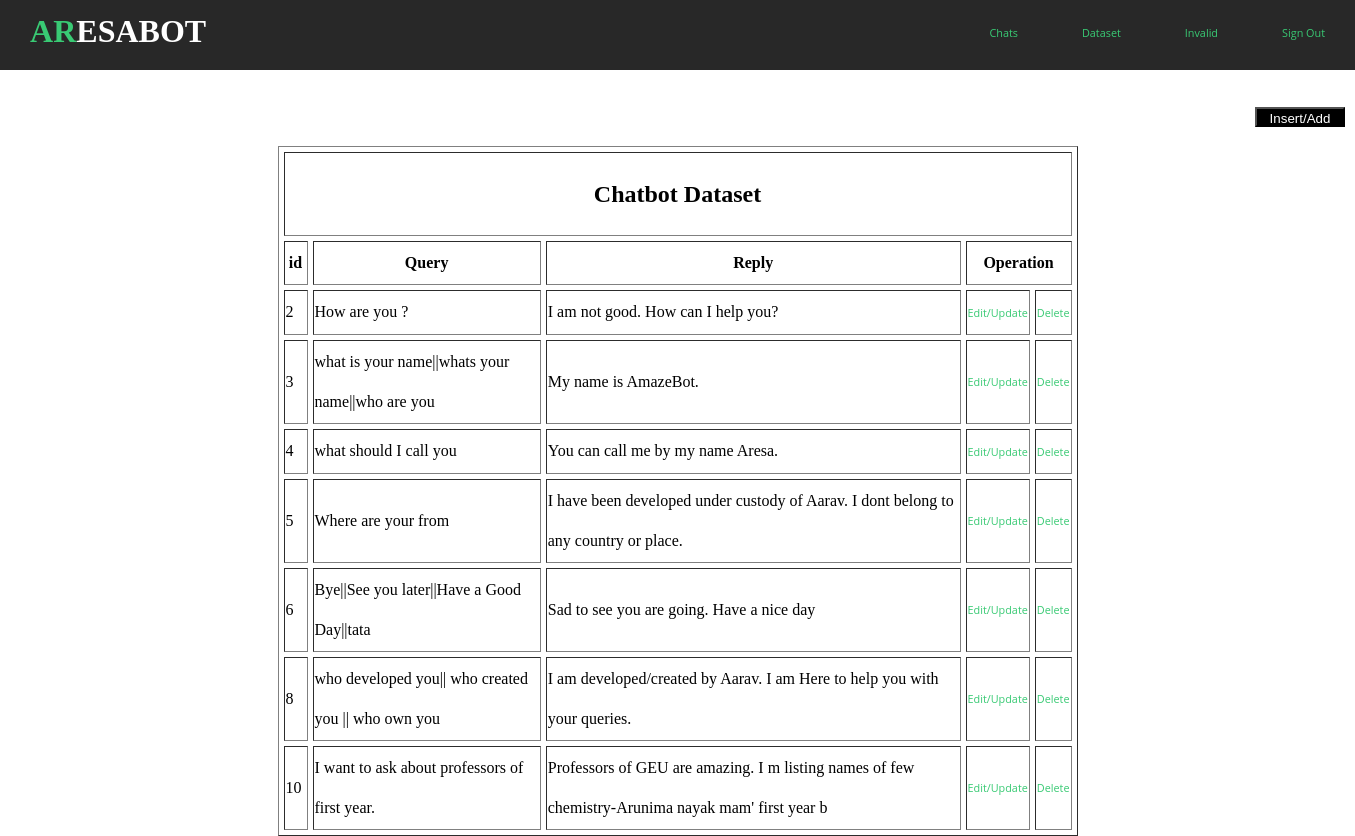
The page /qna.PHP on the database its author committed.
### tables this page shows
CREATE TABLE `chatbot_hints` (
  `id` int(11) NOT NULL,
  `question` varchar(100) NOT NULL,
  `reply` varchar(100) NOT NULL
);

### qna.PHP (the view, shortened to what this page needs)
<!DOCTYPE html>
<html lang="en">
<head>
	<link rel="stylesheet" href="navbar.css">
</head>
<header>
	<h1>AR<span>ESA<span>BOT</span></span></h1>
	<nav>
		<ul>
			<li><a  href="adminlogin.php">Chats</a></li>
			<li><a  href="qna.php">Dataset</a></li>
			<li><a  href="invalid.php">Invalid</a></li>
			<li><a  href="index.php">Sign Out</a></li>
		</ul>
	</nav>
</header>
<a href="insert.php"><input  type="button" id="insert_btn" value="Insert/Add" align="center"/></a>
<body>
	<table  cellspacing="5" align="center" border="1px" style="width: 800px;line-height: 40px">
		<tr>
			<th colspan="5"><h2>Chatbot Dataset</h2></th>
		<tr>
			<th width="20px">id</th>
			<th align="center">Query</th>
			<th align="center">Reply</th>
			<th colspan="2" align="center" >Operation</th>
		</tr>
		<?php
		$conn=mysqli_connect("localhost","root","","youtube");
		$sql = "SELECT id,question,reply from chatbot_hints";
		$result= $conn-> query($sql);
		if($result-> num_rows >0){
			while ($row =$result ->fetch_assoc()) {
				echo "<tr>
				<td>".$row["id"]."</td>
				<td>".$row["question"]." </td>
				<td> ".$row["reply"]." </td>
				<td><a href='update.php?rn=$row[id]&ques=$row[question]&rep=$row[reply]'>Edit/Update</td>
				<td><a href='delete.php?rn=$row[id] onclick='return checkdelete()'>Delete</td></tr> ";
			}
			echo "</table>";
		}
		else{
			echo "0 result";
		}
		?>
</body>
</html>

### navbar.css (style rules this page uses)
body,html { margin: 0; padding: 0; }
header { width: 100%; height: 70px; background-color: #282828; }
h1 { position: absolute; padding: 3px; float: left; margin-left: 2%; margin-top: 10px; font-family: 'Alfa Slab One',cursive; color: #39ca74; }
span { color: #ffffff; }
ul { width: auto; float: right; margin-top: 8px; }
li { display: inline-block; padding: 15px 30px; }
a { text-align: center; color: #39ca74; text-decoration: none; font-family: 'Open Sans',sans-serif; font-size: 0.8vw; }
input { color: #000; marker-end: 25% }

### qna.PHP (style rules this page uses)
input { padding: 2px; margin-left: 1255px; margin-top: 35px; height: 20px; width: 90px; color: #fff; background-color: #000; }

### rows shown on the page
chatbot_hints: id "2", question "How are you ?", reply "I am not good. How can I help you?"
chatbot_hints: id "3", question "what is your name||whats your name||who are you", reply "My name is AmazeBot."
chatbot_hints: id "4", question "what should I call you", reply "You can call me by my name Aresa."
chatbot_hints: id "5", question "Where are your from", reply "I have been developed under custody of Aarav. I dont belong to any country or place."
chatbot_hints: id "6", question "Bye||See you later||Have a Good Day||tata", reply "Sad to see you are going. Have a nice day"
chatbot_hints: id "8", question "who developed you|| who created you || who own you", reply "I am developed/created by Aarav. I am Here to help you with your queries."
chatbot_hints: id "10", question "I want to ask about professors of first year.", reply "Professors of GEU are amazing. I m listing names of few chemistry-Arunima nayak mam' first year b"
